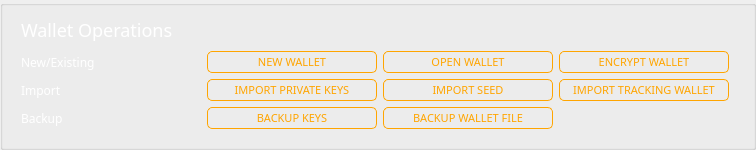
          <widget class="QGroupBox" name="groupBox_13">
           <property name="minimumSize">
            <size>
             <width>0</width>
             <height>0</height>
            </size>
           </property>
           <property name="styleSheet">
            <string notr="true">border-bottom: 1px solid #444;
</string>
           </property>
           <property name="title">
            <string/>
           </property>
           <layout class="QGridLayout" name="gridLayout_17">
            <property name="leftMargin">
             <number>18</number>
            </property>
            <property name="topMargin">
             <number>9</number>
            </property>
            <property name="bottomMargin">
             <number>18</number>
            </property>
            <item row="0" column="0" colspan="2">
             <widget class="QLabel" name="label_38">
              <property name="sizePolicy">
               <sizepolicy hsizetype="Expanding" vsizetype="Preferred">
                <horstretch>0</horstretch>
                <verstretch>0</verstretch>
               </sizepolicy>
              </property>
              <property name="minimumSize">
               <size>
                <width>0</width>
                <height>30</height>
               </size>
              </property>
              <property name="maximumSize">
               <size>
                <width>16777215</width>
                <height>32</height>
               </size>
              </property>
              <property name="sizeIncrement">
               <size>
                <width>0</width>
                <height>0</height>
               </size>
              </property>
              <property name="font">
               <font>
                <family>Poppins</family>
                <pointsize>-1</pointsize>
               </font>
              </property>
              <property name="styleSheet">
               <string notr="true">color: #fff; 
font-size: 18px;
 border: 0px;</string>
              </property>
              <property name="text">
               <string>Wallet Operations</string>
              </property>
              <property name="alignment">
               <set>Qt::AlignLeading|Qt::AlignLeft|Qt::AlignVCenter</set>
              </property>
             </widget>
            </item>
            <item row="1" column="0">
             <widget class="QLabel" name="label_39">
              <property name="sizePolicy">
               <sizepolicy hsizetype="Expanding" vsizetype="Preferred">
                <horstretch>0</horstretch>
                <verstretch>0</verstretch>
               </sizepolicy>
              </property>
              <property name="minimumSize">
               <size>
                <width>180</width>
                <height>22</height>
               </size>
              </property>
              <property name="maximumSize">
               <size>
                <width>180</width>
                <height>25</height>
               </size>
              </property>
              <property name="font">
               <font>
                <family>Poppins</family>
               </font>
              </property>
              <property name="styleSheet">
               <string notr="true">color: #fff; 
border: 0px;
</string>
              </property>
              <property name="text">
               <string>New/Existing</string>
              </property>
              <property name="alignment">
               <set>Qt::AlignLeading|Qt::AlignLeft|Qt::AlignVCenter</set>
              </property>
             </widget>
            </item>
            <item row="1" column="1">
             <widget class="QPushButton" name="b2_createNewWalletButton">
              <property name="minimumSize">
               <size>
                <width>170</width>
                <height>22</height>
               </size>
              </property>
              <property name="maximumSize">
               <size>
                <width>200</width>
                <height>25</height>
               </size>
              </property>
              <property name="font">
               <font>
                <family>Poppins</family>
                <pointsize>-1</pointsize>
               </font>
              </property>
              <property name="styleSheet">
               <string notr="true">QPushButton
{
    color: orange; ;
    border: 1px solid orange;
    font-size: 11px;
    border-radius: 5px; 
}

QPushButton:hover
{
    color:#FFD700; ;
    border: 1px solid orange;
    font-size: 11px;
    border-radius: 5px;
    
}</string>
              </property>
              <property name="text">
               <string>NEW WALLET</string>
              </property>
             </widget>
            </item>
            <item row="1" column="2">
             <widget class="QPushButton" name="b2_openExistingWalletButton">
              <property name="minimumSize">
               <size>
                <width>170</width>
                <height>22</height>
               </size>
              </property>
              <property name="maximumSize">
               <size>
                <width>200</width>
                <height>25</height>
               </size>
              </property>
              <property name="font">
               <font>
                <family>Poppins</family>
                <pointsize>-1</pointsize>
               </font>
              </property>
              <property name="styleSheet">
               <string notr="true">QPushButton
{
    color: orange; ;
    border: 1px solid orange;
    font-size: 11px;
    border-radius: 5px; 
}

QPushButton:hover
{
    color:#FFD700; ;
    border: 1px solid orange;
    font-size: 11px;
    border-radius: 5px;
    
}</string>
              </property>
              <property name="text">
               <string>OPEN WALLET</string>
              </property>
             </widget>
            </item>
            <item row="1" column="3">
             <widget class="QPushButton" name="b2_encryptWalletButton">
              <property name="minimumSize">
               <size>
                <width>170</width>
                <height>22</height>
               </size>
              </property>
              <property name="maximumSize">
               <size>
                <width>200</width>
                <height>25</height>
               </size>
              </property>
              <property name="font">
               <font>
                <family>Poppins</family>
                <pointsize>-1</pointsize>
               </font>
              </property>
              <property name="styleSheet">
               <string notr="true">QPushButton
{
    color: orange; ;
    border: 1px solid orange;
    font-size: 11px;
    border-radius: 5px; 
}

QPushButton:hover
{
    color:#FFD700; ;
    border: 1px solid orange;
    font-size: 11px;
    border-radius: 5px;
    
}</string>
              </property>
              <property name="text">
               <string>ENCRYPT WALLET</string>
              </property>
             </widget>
            </item>
            <item row="2" column="0">
             <widget class="QLabel" name="label_40">
              <property name="sizePolicy">
               <sizepolicy hsizetype="Expanding" vsizetype="Preferred">
                <horstretch>0</horstretch>
                <verstretch>0</verstretch>
               </sizepolicy>
              </property>
              <property name="minimumSize">
               <size>
                <width>180</width>
                <height>22</height>
               </size>
              </property>
              <property name="maximumSize">
               <size>
                <width>180</width>
                <height>25</height>
               </size>
              </property>
              <property name="font">
               <font>
                <family>Poppins</family>
               </font>
              </property>
              <property name="styleSheet">
               <string notr="true">color: #fff; 
border: 0px;
</string>
              </property>
              <property name="text">
               <string>Import</string>
              </property>
              <property name="alignment">
               <set>Qt::AlignLeading|Qt::AlignLeft|Qt::AlignVCenter</set>
              </property>
             </widget>
            </item>
            <item row="2" column="1">
             <widget class="QPushButton" name="b2_importSpendKeyButton">
              <property name="minimumSize">
               <size>
                <width>170</width>
                <height>22</height>
               </size>
              </property>
              <property name="maximumSize">
               <size>
                <width>200</width>
                <height>25</height>
               </size>
              </property>
              <property name="font">
               <font>
                <family>Poppins</family>
                <pointsize>-1</pointsize>
               </font>
              </property>
              <property name="styleSheet">
               <string notr="true">QPushButton
{
    color: orange; ;
    border: 1px solid orange;
    font-size: 11px;
    border-radius: 5px; 
}

QPushButton:hover
{
    color:#FFD700; ;
    border: 1px solid orange;
    font-size: 11px;
    border-radius: 5px;
    
}</string>
              </property>
              <property name="text">
               <string>IMPORT PRIVATE KEYS</string>
              </property>
             </widget>
            </item>
            <item row="2" column="2">
             <widget class="QPushButton" name="b2_importSeedButton">
              <property name="minimumSize">
               <size>
                <width>170</width>
                <height>22</height>
               </size>
              </property>
              <property name="maximumSize">
               <size>
                <width>200</width>
                <height>25</height>
               </size>
              </property>
              <property name="font">
               <font>
                <family>Poppins</family>
                <pointsize>-1</pointsize>
               </font>
              </property>
              <property name="styleSheet">
               <string notr="true">QPushButton
{
    color: orange; ;
    border: 1px solid orange;
    font-size: 11px;
    border-radius: 5px; 
}

QPushButton:hover
{
    color:#FFD700; ;
    border: 1px solid orange;
    font-size: 11px;
    border-radius: 5px;
    
}</string>
              </property>
              <property name="text">
               <string>IMPORT SEED</string>
              </property>
             </widget>
            </item>
            <item row="2" column="3">
             <widget class="QPushButton" name="b2_importTrackingWalletButton">
              <property name="minimumSize">
               <size>
                <width>170</width>
                <height>22</height>
               </size>
              </property>
              <property name="maximumSize">
               <size>
                <width>200</width>
                <height>25</height>
               </size>
              </property>
              <property name="font">
               <font>
                <family>Poppins</family>
                <pointsize>-1</pointsize>
               </font>
              </property>
              <property name="styleSheet">
               <string notr="true">QPushButton
{
    color: orange; ;
    border: 1px solid orange;
    font-size: 11px;
    border-radius: 5px; 
}

QPushButton:hover
{
    color:#FFD700; ;
    border: 1px solid orange;
    font-size: 11px;
    border-radius: 5px;
    
}</string>
              </property>
              <property name="text">
               <string>IMPORT TRACKING WALLET</string>
              </property>
             </widget>
            </item>
            <item row="3" column="0">
             <widget class="QLabel" name="label_41">
              <property name="sizePolicy">
               <sizepolicy hsizetype="Expanding" vsizetype="Preferred">
                <horstretch>0</horstretch>
                <verstretch>0</verstretch>
               </sizepolicy>
              </property>
              <property name="minimumSize">
               <size>
                <width>180</width>
                <height>22</height>
               </size>
              </property>
              <property name="maximumSize">
               <size>
                <width>180</width>
                <height>25</height>
               </size>
              </property>
              <property name="font">
               <font>
                <family>Poppins</family>
               </font>
              </property>
              <property name="styleSheet">
               <string notr="true">color: #fff; 
border: 0px;
</string>
              </property>
              <property name="text">
               <string>Backup</string>
              </property>
              <property name="alignment">
               <set>Qt::AlignLeading|Qt::AlignLeft|Qt::AlignVCenter</set>
              </property>
             </widget>
            </item>
            <item row="3" column="1">
             <widget class="QPushButton" name="b2_backupKeysButton">
              <property name="minimumSize">
               <size>
                <width>170</width>
                <height>22</height>
               </size>
              </property>
              <property name="maximumSize">
               <size>
                <width>200</width>
                <height>25</height>
               </size>
              </property>
              <property name="font">
               <font>
                <family>Poppins</family>
                <pointsize>-1</pointsize>
               </font>
              </property>
              <property name="styleSheet">
               <string notr="true">QPushButton
{
    color: orange; ;
    border: 1px solid orange;
    font-size: 11px;
    border-radius: 5px; 
}

QPushButton:hover
{
    color:#FFD700; ;
    border: 1px solid orange;
    font-size: 11px;
    border-radius: 5px;
    
}</string>
              </property>
              <property name="text">
               <string>BACKUP KEYS</string>
              </property>
             </widget>
            </item>
            <item row="3" column="2">
             <widget class="QPushButton" name="b2_backupKeysButton_2">
              <property name="minimumSize">
               <size>
                <width>170</width>
                <height>22</height>
               </size>
              </property>
              <property name="maximumSize">
               <size>
                <width>200</width>
                <height>25</height>
               </size>
              </property>
              <property name="font">
               <font>
                <family>Poppins</family>
                <pointsize>-1</pointsize>
               </font>
              </property>
              <property name="styleSheet">
               <string notr="true">QPushButton
{
    color: orange; ;
    border: 1px solid orange;
    font-size: 11px;
    border-radius: 5px; 
}

QPushButton:hover
{
    color:#FFD700; ;
    border: 1px solid orange;
    font-size: 11px;
    border-radius: 5px;
    
}</string>
              </property>
              <property name="text">
               <string>BACKUP WALLET FILE</string>
              </property>
             </widget>
            </item>
            <item row="1" column="4" rowspan="3">
             <widget class="QLabel" name="empty_col">
              <property name="sizePolicy">
               <sizepolicy hsizetype="Expanding" vsizetype="Preferred">
                <horstretch>0</horstretch>
                <verstretch>0</verstretch>
               </sizepolicy>
              </property>
              <property name="styleSheet">
               <string notr="true">border:none;</string>
              </property>
             </widget>
            </item>
           </layout>
          </widget>
